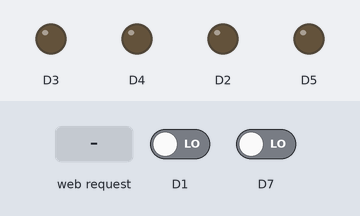
This sketch was run on a simulated ESP8266 (NodeMCU). On the bench: output pins drawn as LEDs (lit = HIGH). Inputs (shaded band) come from the test bench; at power-on: D1 LOW, D7 LOW. WiFi joins after 1.5 s; servers stay silent unless stated; what the sketch prints to the serial monitor is not drawn.

Above: at 2.7 s.
2.8 s: HTTP request GET /light2on received
At 3.8 s:
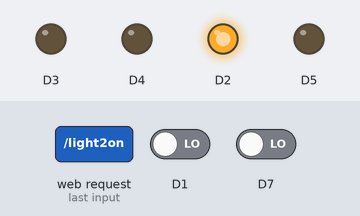
4.3 s: HTTP request GET /light3on received
At 4.9 s:
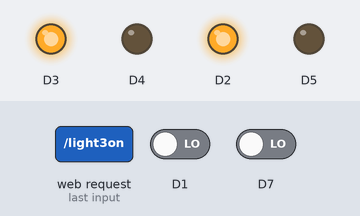
5.8 s: HTTP request GET /light2off received
At 6.1 s:
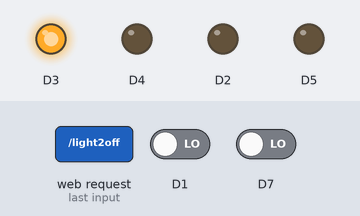
7.3 s: HTTP request GET /light3off received
At 8.4 s:
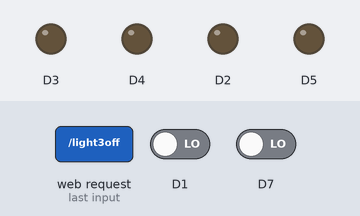
Timing chart, 0 to 9.8 s (numbered marks = the images above; inputs shaded):
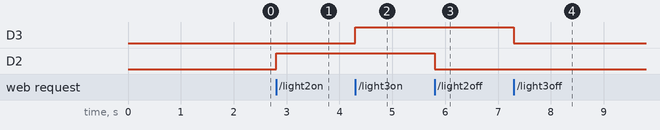

The sketch:

_4relay_web_nodemcu.ino
```cpp
#include <ESP8266WiFi.h>

const char* ssid = "redmi";
const char* password = "9009308699";

; //
WiFiServer server(80);

void setup() {
  Serial.begin(115200);
  delay(10);
  pinMode(D5, OUTPUT);
  pinMode(D4, OUTPUT);
  pinMode(D3, OUTPUT);
  pinMode(D2, OUTPUT);
  digitalWrite(D5, LOW);
  digitalWrite(D4, LOW);
  digitalWrite(D3, LOW);
  digitalWrite(D2, LOW);

  // Connect to WiFi network
  Serial.println();
  Serial.println();
  Serial.print("Connecting to ");
  Serial.println(ssid);

  WiFi.begin(ssid, password);

  while (WiFi.status() != WL_CONNECTED) {
    delay(500);
    Serial.print(".");
  }
  Serial.println("");
  Serial.println("WiFi connected");

  // Start the server
  server.begin();
  Serial.println("Server started");

  // Print the IP address
  Serial.print("Use this URL to connect: ");
  Serial.print("http://");
  Serial.print(WiFi.localIP());
  Serial.println("/");

}

void loop() {
  // Check if a client has connected
  WiFiClient client = server.available();
  if (!client) {
    return;
  }

  // Wait until the client sends some data
  Serial.println("new client");
  while(!client.available()){
    delay(1);
  }

  // Read the first line of the request
  String request = client.readStringUntil('\r');
  Serial.println(request);
  client.flush();

  // Match the request


  if (request.indexOf("/light1on") > 0)  {
    digitalWrite(5, HIGH);

  }
  if (request.indexOf("/light1off") >0)  {
    digitalWrite(5, LOW);

  }

   if (request.indexOf("/light2on") > 0)  {
    digitalWrite(4, HIGH);

  }
  if (request.indexOf("/light2off") >0)  {
    digitalWrite(4, LOW);

  }
    if (request.indexOf("/light3on") >0)  {
    digitalWrite(0, HIGH);

  }
  if (request.indexOf("/light3off") > 0)  {
    digitalWrite(0, LOW);

  }
   if (request.indexOf("/light4on") > 0)  {
    digitalWrite(13, HIGH);

  }
  if (request.indexOf("/light4off") > 0)  {
    digitalWrite(13, LOW);

  }
// Set ledPin according to the request
//digitalWrite(ledPin, value);

  // Return the response
  client.println("HTTP/1.1 200 OK");
  client.println("Content-Type: text/html");
  client.println(""); //  do not forget this one
  client.println("<!DOCTYPE HTML>");
  client.println("<html>");
  client.println("<head>");
  client.println("<meta name='apple-mobile-web-app-capable' content='yes' />");
  client.println("<meta name='apple-mobile-web-app-status-bar-style' content='black-translucent' />");
 client.println("</head>");
  client.println("<body bgcolor = \"#f7e6ec\">");
  client.println("<hr/><hr>");
  client.println("<h4><center> Esp8266 Electrical Device Control </center></h4>");
  client.println("<hr/><hr>");
  client.println("<br><br>");
  client.println("<br><br>");
  client.println("<center>");
  client.println("Device 1");
  client.println("<a href=\"/light1on\"\"><button>Turn On </button></a>");
  client.println("<a href=\"/light1off\"\"><button>Turn Off </button></a><br />");
  client.println("</center>");
  client.println("<br><br>");
   client.println("<center>");
   client.println("Device 2");
  client.println("<a href=\"/light2on\"\"><button>Turn On </button></a>");
  client.println("<a href=\"/light2off\"\"><button>Turn Off </button></a><br />");
client.println("</center>");
  client.println("<br><br>");
    client.println("<center>");
   client.println("Device 3");
  client.println("<a href=\"/light3on\"\"><button>Turn On </button></a>");
  client.println("<a href=\"/light3off\"\"><button>Turn Off </button></a><br />");
client.println("</center>");
  client.println("<br><br>");
   client.println("<center>");
   client.println("Device 4");
  client.println("<a href=\"/light4on\"\"><button>Turn On </button></a>");
  client.println("<a href=\"/light4off\"\"><button>Turn Off </button></a><br />");
client.println("</center>");
  client.println("<br><br>");
  client.println("<center>");
  client.println("<table border=\"5\">");
 client.println("<tr>");
  if (digitalRead(5))
         {
           client.print("<td>Light 1 is ON</td>");

         }
          else
          {
            client.print("<td>Light 1 is OFF</td>");

        }

        client.println("<br />");

         if (digitalRead(4))
          {
           client.print("<td>Light 2 is ON</td>");

         }
          else
          {

            client.print("<td>Light 2 is OFF</td>");

          }
          client.println("</tr>");


          client.println("<tr>");

          if (digitalRead(0))

          {
           client.print("<td>Light 3 is ON</td>");

          }

          else

          {
            client.print("<td>Light 3 is OFF</td>");
          }


          if (digitalRead(13))


          {


           client.print("<td>Light 4 is ON</td>");

          }


          else


          {


            client.print("<td>Light 4 is OFF</td>");


          }

          client.println("</tr>");


          client.println("</table>");

          client.println("</center>");
  client.println("</html>");
  delay(1);
  Serial.println("Client disonnected");
  Serial.println("");

}
```

Measured:
- after the input at 2.8 s, D2: LOW → HIGH at once
- after the input at 4.3 s, D3: LOW → HIGH at once
- after the input at 5.8 s, D2: HIGH → LOW at once
- after the input at 7.3 s, D3: HIGH → LOW at once
